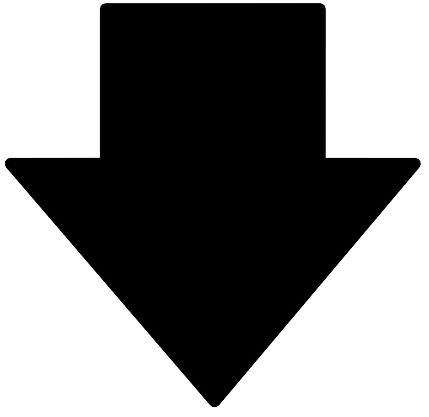
#> input picture images/arrow-down.png, 429 x 417 px, found by its file name
$ python policy_iteration.py
#> lines starting #> are read from the running program, lines starting #| are printed output that depends on the picture
### src/basics.py
import numpy as np
from numpy import ndarray
from typing import Tuple, Callable

def maze_generator() -> ndarray:
    matrix: ndarray = np.array([
        [1]*10,
        [1,"S",1,0,0,0,1,0,0,1],
        [1,0,1,0,1,0,1,0,1,1],
        [1,0,0,0,1,0,0,0,0,1],
        [1,1,1,0,1,1,1,1,0,1],
        [1,0,1,"G",0,0,0,1,0,1],
        [1,0,0,0,1,1,0,0,0,1],
        [1,1,1,0,1,0,1,1,0,1],
        [1,0,0,0,0,0,1,"E",0,1],
        [1]*10
    ])

    return matrix

def reward_function(agent_position: Tuple[int, int],
                    passed_checkpoint: bool,
                    checkpoint_position: Tuple[int, int],
                    end_position: Tuple[int, int]
                    ) -> int:

    if agent_position == end_position and passed_checkpoint:
        return 100
    elif agent_position == checkpoint_position and not passed_checkpoint:
        return 50
    elif agent_position == end_position and not passed_checkpoint:
        return -50
    return -20


"""
class State:
    def __init__(self, pos_x: int = 1, pos_y: int = 1, passed_sub_goal: bool = False):
        self.pos_x: int = pos_x
        self.pos_y: int = pos_y
        self.passed_sub_goal: bool = passed_sub_goal
        self.done: bool = False

    def update_pos(self, position: Tuple[int, int]):
        self.pos_x, self.pos_y = position
"""


"""
class Environment:
    def __init__(self, maze: ndarray = maze_generator(), reward_function = reward_function()):
        self.maze               : ndarray                   = maze
        self.reward_function    : Callable                  =  reward_function
        self.start_position     : Tuple[int, int]           = (1,1)
        self.checkpoint_position: Tuple[int, int]           = (3,5)
        self.end_position       : Tuple[int,int]            = (7,8)


class Agent:
    def __init__(self):
        self.state      : State             = State()
        self.position   : Tuple[int, int]   = (self.state.pos_x, self.state.pos_y)
        self.points     : int               = 0
"""

### src/policy_iteration.py
from basics import maze_generator, reward_function
from numpy import ndarray
import numpy as np
from typing import Dict, Callable, Tuple
import matplotlib.pyplot as plt
import os

# Function to determine possible actions based on current position in the maze
def get_possible_actions(current_pos: Tuple[int, int]) -> list:
    possible_actions = []
    directions = [(-1, 0, 1), (1, 0, 2), (0, -1, 3), (0, 1, 4)]
    for dx, dy, action in directions:
        new_x, new_y = current_pos[0] + dx, current_pos[1] + dy
        if MAZE[new_x, new_y] != '1':
            possible_actions.append(action)
    return possible_actions

# Calculate new state after taking an action from the current position
def get_new_state(current_pos: Tuple[int, int], action: int) -> Tuple[int, int]:
    move_map = {
        1: (-1, 0),
        2: (1, 0),
        3: (0, -1),
        4: (0, 1)
    }
    move = move_map.get(action, (0, 0))
    # Calculate new position based on the action
    new_pos = (current_pos[0] + move[0], current_pos[1] + move[1])
    return new_pos

# Policy Iteration function to compute the optimal policy
def policy_iteration(verbose: bool = True,) -> Dict[bool, ndarray]:
#> called with verbose = True
    value_func: Dict[bool, ndarray] = {True: np.zeros(shape=MAZE.shape), False: np.zeros(shape=MAZE.shape)}
    policy: Dict[bool, ndarray] = {True: np.zeros(shape=MAZE.shape), False: np.zeros(shape=MAZE.shape)}

    steps_to_goal = []
    efficiencies = []
    convergence_speeds = []
    learning_stabilities = []

    # Randomly initialize policy for each position and checkpoint state
    for key in policy.keys():
        for x in range(1, MAZE.shape[0] - 1):
            for y in range(1, MAZE.shape[1] - 1):
                if MAZE[x, y] == '1':
                    continue
                policy[key][x, y] = np.random.choice(get_possible_actions((x, y)))

    passed_checkpoint: Tuple[bool, bool] = (True, False)
    iteration: int = 0

    # Outer loop: Policy iteration loop
    while True:
        iteration += 1
        steps = 0
        delta = 0.0

        # Policy Evaluation that updates the value function based on current policy
        while True:
            delta = 0.0
            updates = []
            for checkpoint_value in passed_checkpoint:
                for x in range(1, MAZE.shape[0] - 1):
                    for y in range(1, MAZE.shape[1] - 1):
                        current_pos = (x, y)
                        if MAZE[x, y] == '1':
                            continue

                        # Save old value for comparison after update and calculate reward for the current state based on the position and checkpoint status
                        temp = value_func[checkpoint_value][current_pos]
                        reward = reward_function(agent_position=current_pos, passed_checkpoint=checkpoint_value,
                                                 checkpoint_position=CHECKPOINT, end_position=END)
                        action = policy[checkpoint_value][current_pos]
                        new_pos = get_new_state(current_pos, action)

                        value_func[checkpoint_value][current_pos] = reward + GAMMA * value_func[checkpoint_value][new_pos]
                        delta = max(delta, abs(temp - value_func[checkpoint_value][current_pos]))
                        updates.append(abs(temp - value_func[checkpoint_value][current_pos]))

            if delta < THRESHOLD:
                break

        # Record convergence speed for current iteration
        convergence_speeds.append(delta)

        # Track learning stability via standard deviation of updates
        if updates:
            learning_stability = np.std(updates)
            learning_stabilities.append(learning_stability)

        # Policy Improvement: Update policy based on current value function
        policy_stable = True
        for checkpoint_value in passed_checkpoint:
            for x in range(1, MAZE.shape[0] - 1):
                for y in range(1, MAZE.shape[1] - 1):
                    current_pos = (x, y)
                    if MAZE[x, y] == '1':
                        continue

                    old_action = policy[checkpoint_value][current_pos]
                    best_action = 0
                    best_value = -float("inf")

                    # Evaluate each possible action to find the one with the highest value
                    for action in get_possible_actions(current_pos):
                        new_pos = get_new_state(current_pos, action)
                        value = reward_function(agent_position=current_pos, passed_checkpoint=checkpoint_value,
                                                checkpoint_position=CHECKPOINT, end_position=END) + \
                                GAMMA * value_func[checkpoint_value][new_pos]
                        if value > best_value:
                            best_value = value
                            best_action = action

                    # Update the policy with the best action
                    policy[checkpoint_value][current_pos] = best_action
                    if old_action != best_action:
                        policy_stable = False

        if policy_stable:
            steps_to_goal.append(iteration)
            break

    if verbose:
        plot_results(
            steps_to_goal,
            convergence_speeds,
            learning_stabilities,
            value_func,
            policy
        )

    return policy

# Function to plot results after policy iteration
def plot_results(steps_to_goal, convergence_speeds, learning_stabilities, value_func, policy):
    IMAGES: Dict[int, str] = {
        1: os.path.join("images", "arrow-up.png"),
        2: os.path.join("images", "arrow-down.png"),
        3: os.path.join("images", "arrow-left.png"),
        4: os.path.join("images", "arrow-right.png")
    }

    # Plot value function and policy for each checkpoint status
    for checkpoint_value in policy.keys():
        plt.matshow(value_func[checkpoint_value])
        plt.title(f"Value Function - Checkpoint Passed: {checkpoint_value}")
        plt.colorbar()
        plt.show()
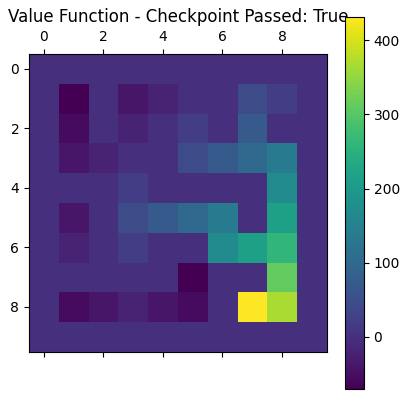
#> figure drawn by matplotlib, 2 panels

        plt.matshow(policy[checkpoint_value])
        plt.colorbar()
        plt.title(f"Policy - Checkpoint Passed: {checkpoint_value}")

        for x in range(1, MAZE.shape[0] - 1):
            for y in range(1, MAZE.shape[1] - 1):
                policy_value = policy[checkpoint_value][x, y]
                if policy_value in IMAGES.keys():
                    img = plt.imread(IMAGES[policy_value])
#> img is the input picture: shape (417, 429, 4) float32; mean R, G, B, A 0.501, 0.501, 0.501, 0.499
                    plt.imshow(img, extent=[y - 0.5, y + 0.5, x + 0.5, x - 0.5], alpha=0.5, aspect='auto')
                if policy_value != 0:
                    plt.text(y, x, str(int(policy_value)), ha='center', va='center', color='black')

        plt.xlim(-0.5, policy[checkpoint_value].shape[1] - 0.5)
        plt.ylim(policy[checkpoint_value].shape[0] - 0.5, -0.5)
        plt.show()
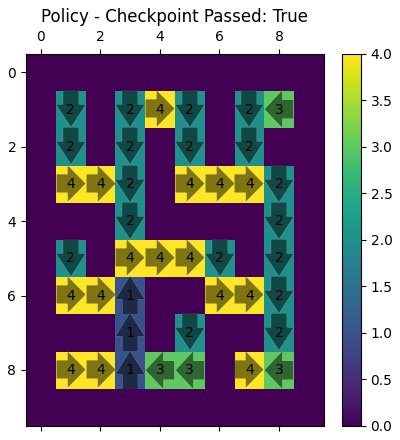
#> figure drawn by matplotlib, 2 panels

    # Plot metrics over iterations
    efficiency = [1 / step if step > 0 else 0 for step in steps_to_goal]

    plt.figure(figsize=(12, 10))

    # Steps to Goal
    plt.subplot(4, 1, 1)
    plt.plot(range(1, len(steps_to_goal) + 1), steps_to_goal, marker='o')
    plt.title('Steps to Goal Over Iterations')
    plt.xlabel('Iteration Count')
    plt.ylabel('Steps to Goal')
    plt.grid()

    # Efficiency
    plt.subplot(4, 1, 2)
    plt.plot(range(1, len(efficiency) + 1), efficiency, marker='o', color='orange')
    plt.title('Efficiency Over Iterations')
    plt.xlabel('Iteration Count')
    plt.ylabel('Efficiency (1/Steps)')
    plt.grid()

    # Convergence Speed
    plt.subplot(4, 1, 3)
    plt.plot(range(1, len(convergence_speeds) + 1), convergence_speeds, marker='o', color='green')
    plt.title('Convergence Speed Over Iterations')
    plt.xlabel('Iteration Count')
    plt.ylabel('Max Value Change (Delta)')
    plt.grid()

    # Learning Stability
    plt.subplot(4, 1, 4)
    plt.plot(range(1, len(learning_stabilities) + 1), learning_stabilities, marker='o', color='purple')
    plt.title('Learning Stability Over Iterations')
    plt.xlabel('Iteration Count')
    plt.ylabel('Standard Deviation of Updates')
    plt.grid()

    plt.tight_layout()
    plt.show()
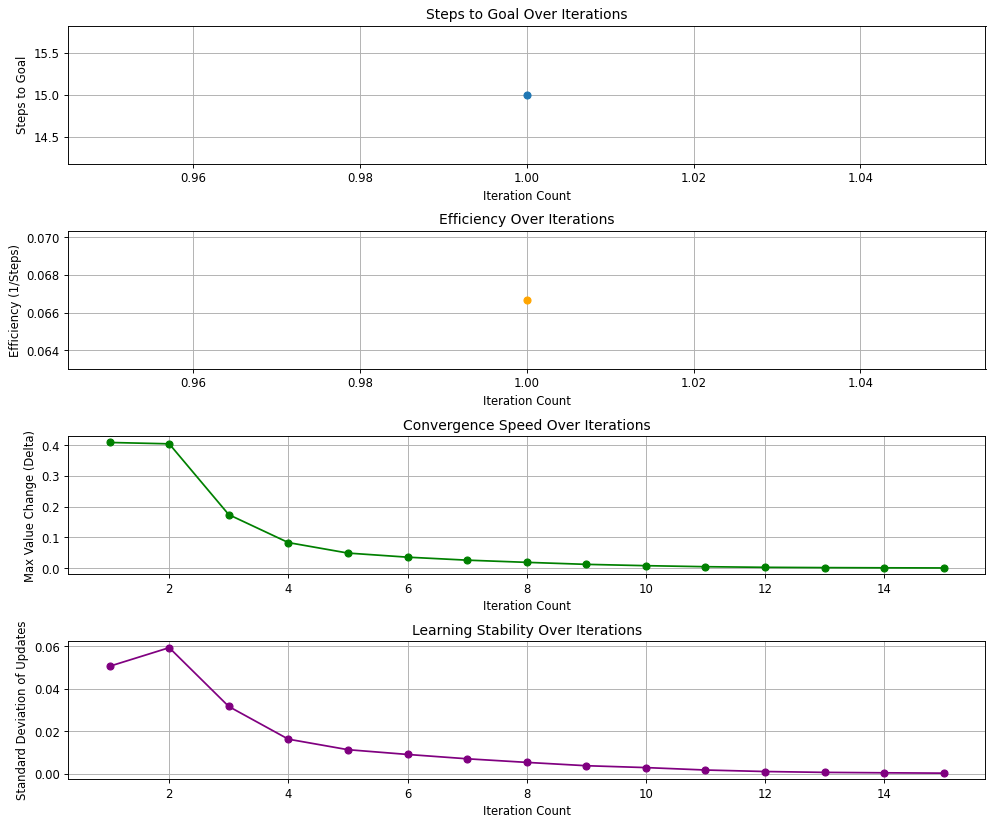
#> figure drawn by matplotlib, 4 panels; panel 3: curve peaks at x = 1, y = 0.409; panel 4: curve peaks at x = 2, y = 0.0593

# Function to display optimal path from start to end position using optimal policy
def display_path(policy):
    current_pos = (1, 1)
    passed_checkpoint = False
    path = [current_pos]


    while current_pos != END:
        action = policy[passed_checkpoint][current_pos]
        new_pos = get_new_state(current_pos, action)
        path.append(new_pos)


        if new_pos == CHECKPOINT and not passed_checkpoint:
            passed_checkpoint = True

        current_pos = new_pos

    # Plot optimal path on policy grid
    plt.matshow(policy[True])
    plt.title("Optimal Path")
    plt.plot([pos[1] for pos in path], [pos[0] for pos in path], color='red')
    plt.show()
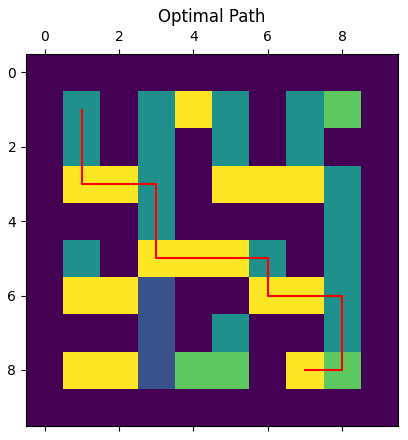
#> figure drawn by matplotlib, 1 panel

# Main script to initialize maze, run policy iteration, and display results
if __name__ == "__main__":
    MAZE: ndarray = maze_generator()
    THRESHOLD: float = 0.5
    GAMMA: float = 0.9
    CHECKPOINT: Tuple[int, int] = (5, 3)
    END: Tuple[int, int] = (8, 7)

    policy = policy_iteration()
    display_path(policy)
